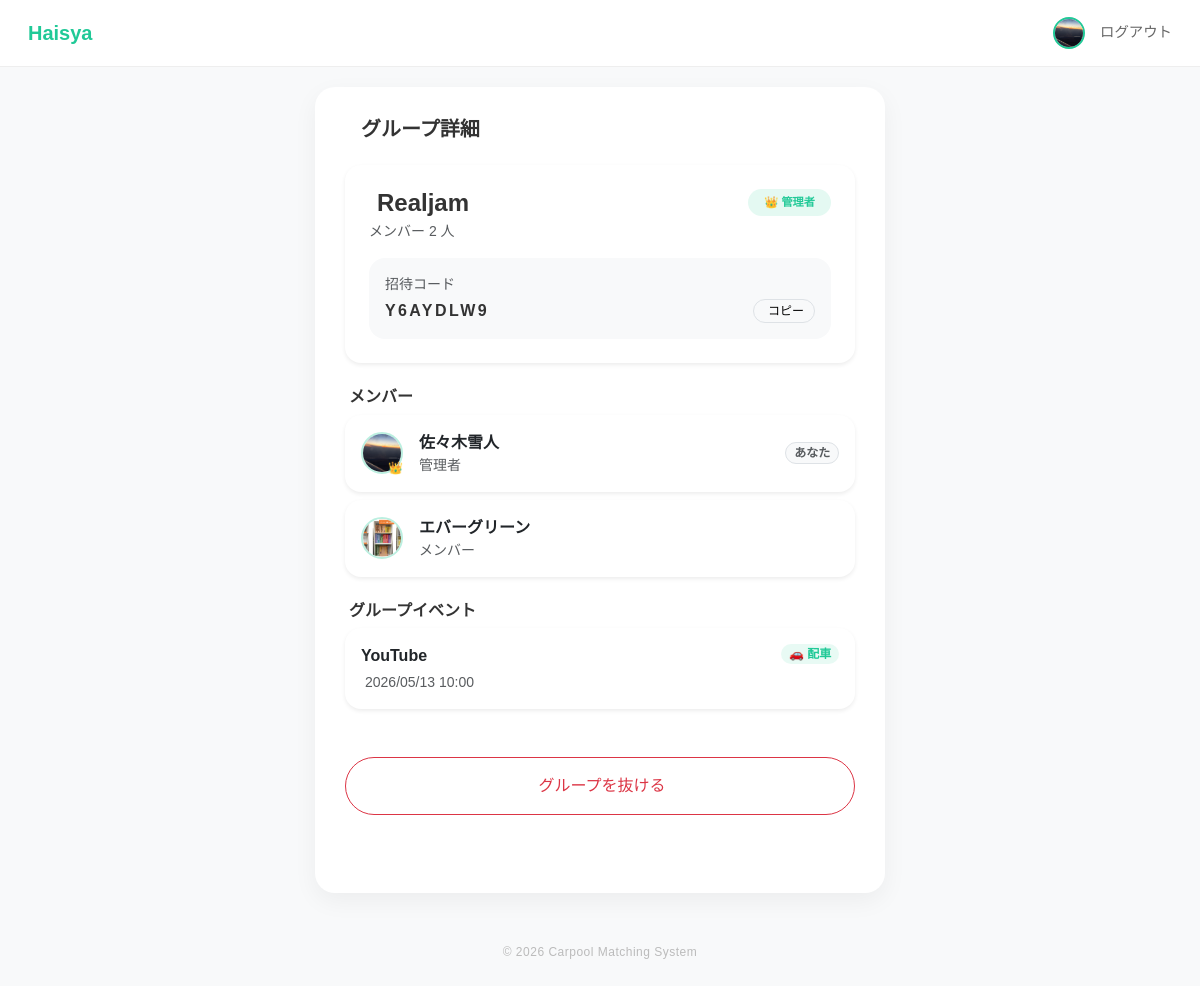
Page /events/group/1 (signed in) on the earlier database version.
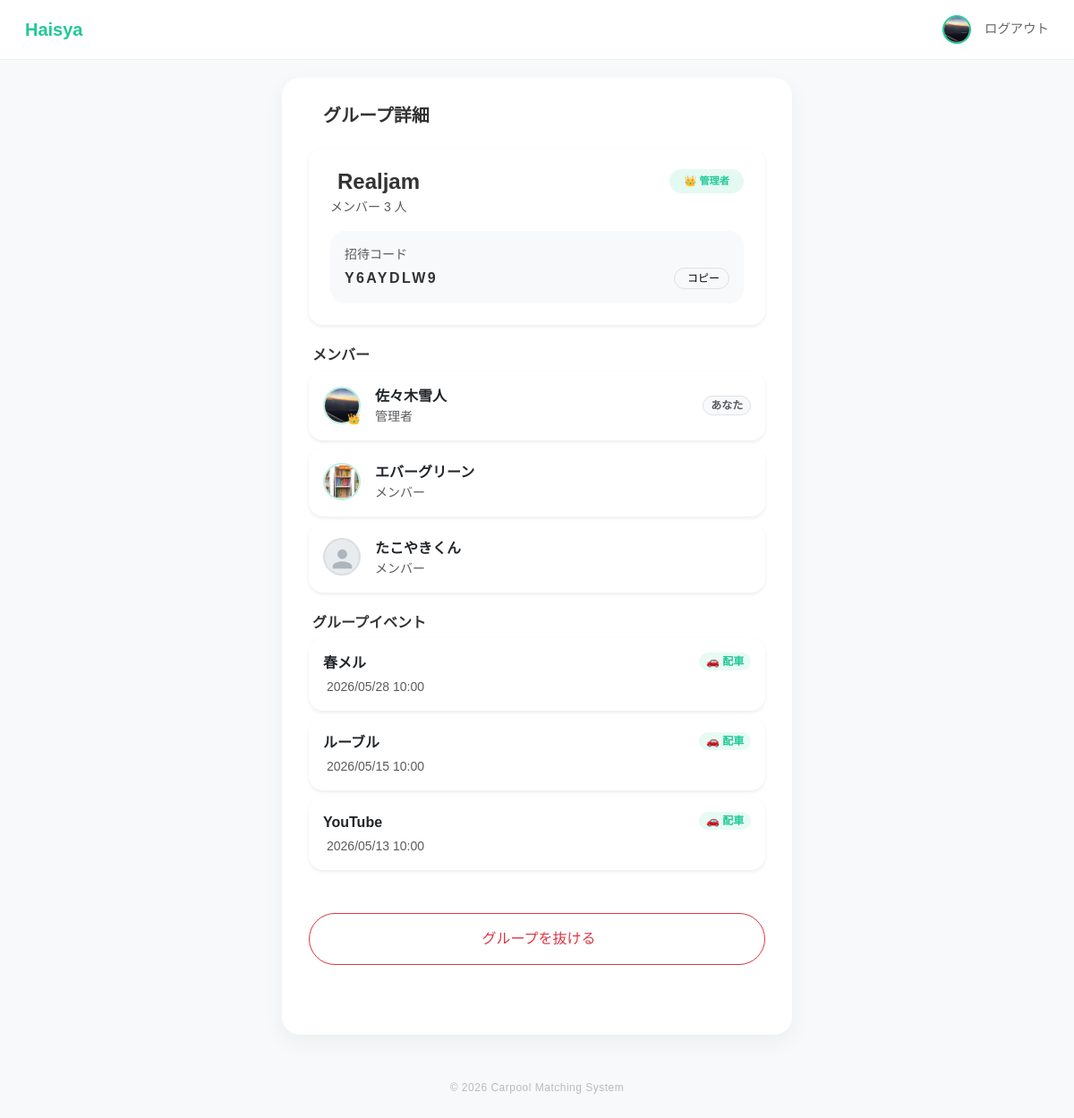
Same page on the later database version.
### app/models/user.py (models this page shows)
class User(db.Model, UserMixin):
    __tablename__ = "users"
    id = db.Column(db.Integer, primary_key=True)
    username = db.Column(db.String(50), unique=True, nullable=False)
    password = db.Column(db.String(200), nullable=False)
    display_name = db.Column(db.String(50))
    icon = db.Column(db.String(200), default="default.png")
    genre = db.Column(db.String(50))  # 所属ジャンル
    age = db.Column(db.Integer)
    line_url = db.Column(db.String(200), nullable=True)
    insta_url = db.Column(db.String(200), nullable=True)
    @property
    def name(self):
        return self.display_name or self.username

### app/models/group.py (models this page shows, shortened)
class Group(db.Model):
    __tablename__ = 'groups'
    id = db.Column(db.Integer, primary_key=True)
    name = db.Column(db.String(100), nullable=False)
    invite_code = db.Column(db.String(10), unique=True, nullable=False, index=True)
    created_at = db.Column(db.DateTime, default=datetime.utcnow)
    color = db.Column(db.String(7), default='#20c997')  # ← これがあるか？
    events = db.relationship('Event', backref='group', lazy=True, cascade="all, delete-orphan")

class GroupMember(db.Model):
    __tablename__ = 'group_members'
    user_id = db.Column(db.Integer, db.ForeignKey('users.id'), primary_key=True)
    group_id = db.Column(db.Integer, db.ForeignKey('groups.id'), primary_key=True)
    joined_at = db.Column(db.DateTime, default=datetime.utcnow)
    role = db.Column(db.String(20), default='member')
    group = db.relationship('Group', backref=db.backref('membership_list', lazy='dynamic', cascade="all, delete-orphan"))
    user = db.relationship('User', backref=db.backref('group_memberships', lazy='dynamic'))

### app/models/event.py (models this page shows, shortened)
class Event(db.Model):
    __tablename__ = 'events'
    id = db.Column(db.Integer, primary_key=True)
    title = db.Column(db.String(100), nullable=False)
    group_id = db.Column(db.Integer, db.ForeignKey('groups.id'), nullable=True)
    location = db.Column(db.String(200))
    start_time = db.Column(db.DateTime, nullable=False)
    end_time = db.Column(db.DateTime)
    join_code = db.Column(db.String(10), unique=True, nullable=False)
    needs_car = db.Column(db.Boolean, default=True)
    created_by = db.Column(db.Integer, db.ForeignKey('users.id'), nullable=False)
    created_at = db.Column(db.DateTime, default=datetime.utcnow)
    creator = db.relationship("User", backref=db.backref("created_events", lazy=True))
    rooms = db.relationship(
        "Room",
        backref="event",
        lazy=True,
        cascade="all, delete-orphan"
    )

### app/events/routes.py (the view)
@events_bp.route("/group/<int:group_id>")
@login_required
def group_detail(group_id):
    group = Group.query.get_or_404(group_id)
    membership = GroupMember.query.filter_by(
        group_id=group.id,
        user_id=current_user.id
    ).first()
    if not membership:
        flash("このグループを見る権限がありません。", "danger")
        return redirect(url_for("index"))
    members = (
        GroupMember.query
        .filter_by(group_id=group.id)
        .options(joinedload(GroupMember.user))
        .all()
    )
    events = Event.query.filter_by(
        group_id=group.id
    ).order_by(Event.start_time.desc()).all()
    is_admin = membership.role == "admin"
    return render_template(
        "group_detail.html",
        group=group,
        members=members,
        events=events,
        is_admin=is_admin
    )

### app/models/user.py (called while the page is built)
@login_manager.user_loader
def load_user(user_id):
    return User.query.get(int(user_id))

### app/templates/group_detail.html (shortened to what this page needs)
{% extends "layout.html" %}
{% block content %}
{% from 'macros/avatar.html' import avatar %}
<div class="d-flex align-items-center mb-4">
    <h5 class="fw-bold mb-0">
        グループ詳細
    </h5>
</div>
<div class="main-card border-0 shadow-sm rounded-4 p-4 mb-4">
    <div class="d-flex justify-content-between align-items-start mb-3">
        <div>
            <div class="d-flex align-items-center gap-2 mb-1">
                <h4 class="fw-bold mb-0">
                    {{ group.name }}
                </h4>
            </div>
            <div class="small text-muted">
                メンバー {{ members|length }} 人
            </div>
        </div>
        {% if is_admin %}
        <span class="badge rounded-pill px-3 py-2"
              style="
                background: rgba(32,201,151,0.12);
                color: var(--walica-green);
                font-size: 0.7rem;
              ">
            👑 管理者
        </span>
        {% endif %}
    </div>
    <div class="bg-light rounded-4 p-3">
        <div class="small text-muted mb-1">
            招待コード
        </div>
        <div class="d-flex justify-content-between align-items-center">
            <div class="fw-bold"
                 style="
                    letter-spacing: 0.15em;
                    font-size: 1rem;
                 ">
                {{ group.invite_code }}
            </div>
            <button class="btn btn-sm btn-light border rounded-pill copy-btn"
                    data-invite-code="{{ group.invite_code }}"
                    style="font-size: 0.75rem; padding: 2px 10px;">
                <span>コピー</span>
            </button>
        </div>
    </div>
</div>
<div class="mb-4">
    <div class="d-flex justify-content-between align-items-center mb-2 px-1">
        <h6 class="fw-bold mb-0">
            メンバー
        </h6>
    </div>
    <div class="d-flex flex-column gap-2">
        {% for member in members %}
        <div class="main-card border-0 shadow-sm rounded-4 p-3">
            <div class="d-flex justify-content-between align-items-center">
                <div class="d-flex align-items-center gap-3">
                    <a href="{{ url_for('profile.public_profile', user_id=member.user.id) }}" class="text-decoration-none">
                        {{ avatar(member.user, size=42, is_admin=(member.role == 'admin')) }}
                    </a>
                    <div>
                        <div class="fw-bold text-dark">
                            {{ member.user.name }}
                        </div>
                        <div class="small text-muted">
                            {% if member.role == 'admin' %}
                                管理者
                            {% else %}
                                メンバー
                            {% endif %}
                        </div>
                    </div>
                </div>
                {% if member.user_id == current_user.id %}
                <span class="badge bg-light text-muted border rounded-pill">
                    あなた
                </span>
                {% endif %}
            </div>
        </div>
        {% endfor %}
    </div>
</div>
<div class="mb-5">
    <div class="d-flex justify-content-between align-items-center mb-2 px-1">
        <h6 class="fw-bold mb-0">
            グループイベント
        </h6>
    </div>
    {% if events %}
        <div class="d-flex flex-column gap-2">
            {% for event in events %}
            <a href="{{ url_for('events.event_detail', event_id=event.id) }}"
               class="text-decoration-none">
                <div class="main-card border-0 shadow-sm rounded-4 p-3">
                    <div class="d-flex justify-content-between align-items-start">
                        <div>
                            <div class="fw-bold text-dark mb-1">
                                {{ event.title }}
                            </div>
                            <div class="small text-muted">
                                {{ event.start_time.strftime('%Y/%m/%d %H:%M') }}
                            </div>
                        </div>
                        {% if event.needs_car %}
                        <span class="badge rounded-pill"
                              style="
                                background: rgba(32,201,151,0.1);
                                color: var(--walica-green);
                              ">
                            🚗 配車
                        </span>
                        {% endif %}
                    </div>
                </div>
            </a>
            {% endfor %}
        </div>
    {% endif %}
</div>
<form method="POST"
      action="{{ url_for('events.leave_group', group_id=group.id) }}">
    <button type="submit"
            class="btn btn-outline-danger rounded-pill w-100 py-3 mb-5">
        グループを抜ける
    </button>
</form>
{% endblock %}

### app/templates/layout.html (shortened to what this page needs)
<!DOCTYPE html>
<html lang="ja">
<head>
    <link href="https://cdn.jsdelivr.net/npm/bootstrap@5.3.3/dist/css/bootstrap.min.css" rel="stylesheet">
    <link rel="stylesheet" href="{{ url_for('static', filename='main.css') }}">
</head>
<body>
<nav class="navbar navbar-walica sticky-top">
    <div class="container-fluid d-flex align-items-center">
        <a class="navbar-brand" href="/">Haisya</a>
        <div class="ms-auto d-flex align-items-center">
            {% if current_user.is_authenticated %}
                <a href="{{ url_for('profile.edit') }}" class="text-decoration-none ms-3">
                    {% set has_icon = current_user.icon and current_user.icon != 'default.png' %}
                    {% if has_icon %}
                    <img src="{{ url_for('static', filename=current_user.icon) }}"
                        alt="プロフィール"
                        class="rounded-circle"
                        style="width: 32px; height: 32px; object-fit: cover;
                                border: 2px solid var(--walica-green);">
                    {% endif %}
                </a>
                <a href="/logout" class="nav-link-custom">ログアウト</a>
            {% else %}
                <a href="/login" class="nav-link-custom">ログイン</a>
                <a href="/register" class="btn btn-walica-reverce ms-3 py-1 px-3" style="font-size:0.85rem;">新規登録</a>
            {% endif %}
        </div>
    </div>
</nav>
<div class="main-container">
    <div class="main-card">
        {% block content %}{% endblock %}
    </div>
    <footer>
        &copy; 2026 Carpool Matching System
    </footer>
</div>
</body>
</html>

### app/templates/macros/avatar.html
{% macro avatar(user, size=42, is_admin=false) %}
{% set has_icon = user.icon and user.icon != 'default.png' %}
<div class="position-relative d-inline-block flex-shrink-0">
    {% if has_icon %}
    <img src="{{ url_for('static', filename=user.icon) }}"
         alt="{{ user.name }}"
         class="rounded-circle"
         style="width: {{ size }}px; height: {{ size }}px;
                object-fit: cover;
                border: 2px solid rgba(32,201,151,0.3);">
    {% else %}
    <div class="rounded-circle d-flex align-items-center justify-content-center"
         style="width: {{ size }}px; height: {{ size }}px;
                background: #e9ecef;
                border: 2px solid rgba(0,0,0,0.06);
                overflow: hidden;">
        <svg xmlns="http://www.w3.org/2000/svg"
             viewBox="0 0 24 24"
             style="width: {{ (size * 0.65) | int }}px;
                    height: {{ (size * 0.65) | int }}px;
                    margin-top: {{ (size * 0.15) | int }}px;"
             fill="#adb5bd">
            <path d="M12 12c2.7 0 4.8-2.1 4.8-4.8S14.7 2.4 12 2.4 7.2 4.5 7.2 7.2 9.3 12 12 12zm0 2.4c-3.2 0-9.6 1.6-9.6 4.8v2.4h19.2v-2.4c0-3.2-6.4-4.8-9.6-4.8z"/>
        </svg>
    </div>
    {% endif %}
    {% if is_admin %}
    <span class="position-absolute bottom-0 end-0"
          style="font-size: {{ [size * 0.3, 10] | max | int }}px; line-height: 1;">
        👑
    </span>
    {% endif %}
</div>
{% endmacro %}

### app/static/main.css (style rules this page uses)
:root { --main-color: #eeeeee; --bg-color: white; }

### app/templates/layout.html (style rules this page uses)
:root { --walica-green: #20c997; --bg-color: #f8f9fa; --text-dark: #333333; }
body { background-color: var(--bg-color); font-family: 'Noto Sans JP', sans-serif; color: var(--text-dark); }
.navbar-walica { background-color: white; border-bottom: 1px solid #eee; padding: 0.8rem 1rem; }
.navbar-brand { font-weight: 700; color: var(--walica-green) !important; font-size: 1.25rem; }
.main-container { max-width: 600px; margin: 20px auto; padding: 0 15px; }
.main-card { background: white; border-radius: 20px; padding: 30px; box-shadow: 0 8px 24px rgba(0, 0, 0, 0.05); border: none; }
.nav-link-custom { color: #666; text-decoration: none; font-size: 0.9rem; margin-left: 15px; }
footer { color: #bbb; margin: 50px 0 30px; text-align: center; font-size: 12px; letter-spacing: 0.5px; }

### app/templates/group_detail.html (style rules this page uses)
.main-card { background: white; }
.btn-outline-danger { border-width: 1.5px; }

Differences in the rows shown:
added GroupMember: {{ size }} 42 (drawn), {{ (size * 0.65) | int }} 27 (drawn), user.name "たこやきくん", role "メンバー"
now on this page (row edited): Event: title "春メル", start_time "2026/05/28 10:00", needs_car "🚗 配車"
added Event: title "ルーブル", start_time "2026/05/15 10:00", needs_car "🚗 配車"
Other differences:
{{ members|length }}: "2" → "3"
